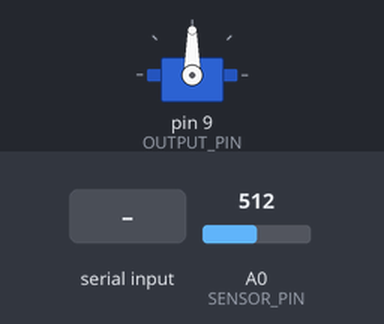
Recording of a sketch running on a simulated Arduino Uno, built with avr-gcc and run on an emulated ATmega328P. Shown: servo. The test bench sets the inputs (shaded band); at power-on: A0 (SENSOR_PIN) = 512. What the sketch prints to the serial monitor is not drawn.

Above: at 1.2 s.
1.3 s: byte 30 received over Serial
At 2.5 s:
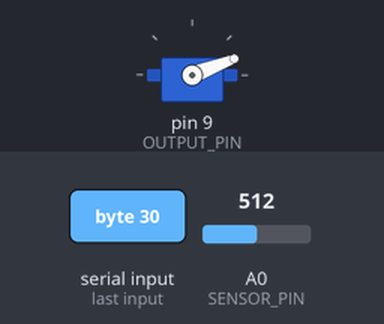
2.8 s: byte 90 received over Serial
At 3.8 s:
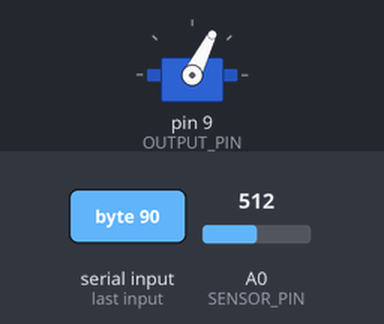
Timing chart, 0 to 5.8 s (numbered marks = the images above; inputs shaded):
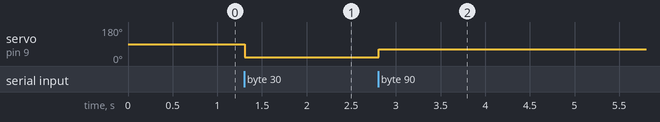

The sketch:

SerialCommunication__Servo_.ino
```cpp
#define SENSOR_PIN   A0
#define OUTPUT_PIN   9 //choose a pin for analog output (use a PWM pin)

#include <Servo.h>
Servo myservo;  // create servo object to control a servo
int val = 0;

void setup() {
  // initialize the serial communication:
  Serial.begin(9600);

  // Initialise the pins
  pinMode(SENSOR_PIN, INPUT);
  // pinMode(OUTPUT_PIN, OUTPUT);

  // Turn the output off
  analogWrite(OUTPUT_PIN, 0);

  myservo.attach(9);  // attaches the servo on pin 9 to the servo object
}

void loop() {

  // Take reading from the sensor
  int reading = analogRead(SENSOR_PIN);
  reading = map(reading, 0, 1023, 0, 255); //make sure the full range of the sensor is scaled to 0~255 so we can send it as a single byte

  // Send it to the serial connection
  Serial.write(reading);

  // check if data has been received from the serial connection:
  if (Serial.available() > 0) {

    // take the reading from online
    val = Serial.read();
    // sets the servo position according to the scaled value
    val = map(val, 0, 255, 0, 180);     // scale it to use it with the servo (value between 0 and 180)
    myservo.write(val);
  }

  delay(15); //give the servo a breather

}
```

Measured:
- after the input at 1.3 s, servo on pin 9 (OUTPUT_PIN): 90° → 21° at once
- after the input at 2.8 s, servo on pin 9 (OUTPUT_PIN): 21° → 63° at once
